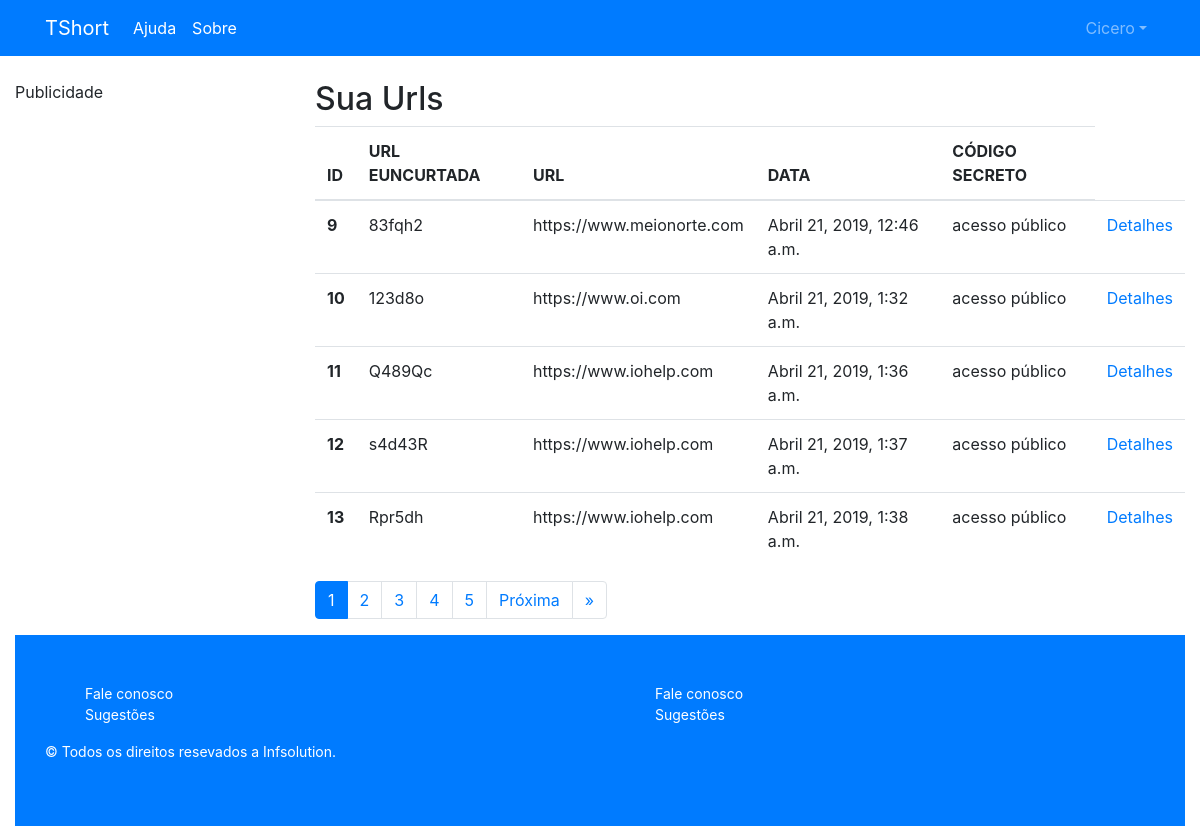
Page /report/ (signed in) on the committed database.
### app/models.py (models this page shows, shortened)
class Perfil(models.Model):
	name = models.CharField(max_length=255, default='')
	user = models.OneToOneField(User, related_name='user', on_delete=models.CASCADE)
	email_validated = models.BooleanField(default=False)
	created_at = models.DateField(auto_now_add=True)
	contatos = models.ManyToManyField('Perfil')

class Shortened(models.Model):
	perfil = models.ForeignKey(Perfil, related_name='shorteneds', on_delete=models.CASCADE, null=True)
	url = models.CharField(max_length=1024)
	url_shortened = models.CharField(max_length=256, null=True, unique=True)
	created_at = models.DateTimeField(auto_now_add=True)
	expiring_date = models.DateTimeField(auto_now_add=False, null=True)
	code = models.CharField(max_length=12, null=True, unique=True)
	private_code = models.CharField(max_length=12, null=True)
	preview = models.BooleanField(default=False)
	preview_message = models.TextField(null=True)

### app/views.py (the view)
# urls.py: path('report/', views.shotened_report, name='report'),
@login_required
def shotened_report(request):
	ITEMS_PER_PAGE = 5
	perfil_logado = get_perfil_logado(request)
	shorteneds = Shortened.objects.filter(perfil=perfil_logado)
	paginator = Paginator(shorteneds, ITEMS_PER_PAGE)
	page = request.GET.get('page',1)
	try:
		short_page = paginator.get_page(page)
	except InvalidPage:
		short_page = paginator.get_page(1)
	return render(request, 'app/report.html',{"shorteneds":short_page,"perfil_logado":perfil_logado})

### app/views.py (called while the page is built)
def get_perfil_logado(request):
	try:
		perfil = Perfil.objects.get(user=request.user)
	except Exception as e:
		return None
	return perfil

### app/templates/app/report.html (shortened to what this page needs)
{% extends 'app/base.html' %}
{% load i18n %}
{% block body %}
<h2>{% trans "Sua Urls" %}</h2>
<table class="table table-hover table-responsive">
	<thead>
		<tr>
			<th scope="col">{% trans "ID"%}</th>
			<th scope="col">{% trans "URL EUNCURTADA"%}</th>
			<th scope="col">{% trans "URL"%}</th>
			<th scope="col">{% trans "DATA"%}</th>
			<th scope="col">{% trans "CÓDIGO SECRETO"%}</th>
		</tr>
	</thead>
	<tbody>
		{% if shorteneds %}
			{% for shortened in  shorteneds%}
			<tr>
			<th scope="row">{{shortened.id}}</th>
			<td>{{ shortened.url_shortened }}</td>
			<td>{{shortened.url}}</td>
			<td>{{shortened.created_at}}</td>
			{% if shortened.private_code == None %}
			<td>{% trans "acesso público" %}</td>
			{% else %}
			<td>{{shortened.private_code}}</td>
			{% endif %}
			<td><a href="{% url 'detail' shortened.id %}">Detalhes</a></td>
			</tr>
			{% endfor %}
		{% endif %}
</tbody>
</table>
<nav aria-label="...">
	<ul class="pagination">
	  {% for page in  shorteneds.paginator.page_range %}
	  <li class="page-item active">
		{% if shorteneds.number == page %}
		<span class="page-link">{{shorteneds.number}}<span class="sr-only">(current)</span></span>
		{% else %}
		<li class="page-item">
		<a class="page-link" href="?page={{ page }}">{{ page }}</a>
		{% endif %}
	  </li>
	  {% endfor %}
		{% if shorteneds.has_next %}
	  <li class="page-item">
		<a class="page-link" href="?page={{ shorteneds.next_page_number }}">Próxima</a>
	  </li>
	  <li class="page-item">
		<a class="page-link" href="?page={{ shorteneds.paginator.num_pages }}"> &raquo;</a>
	  </li>
	  {% endif %}
	</ul>
</nav>
{% endblock %}

### app/templates/app/base.html (shortened to what this page needs)
<!DOCTYPE html>
<html>
{% load i18n %}
{% load static %}
<head>
	<link rel="stylesheet" href="{% static 'bootstrap/css/bootstrap.min.css' %}">
  <link rel="stylesheet" href="{% static 'fontawesome/css/fontawesome-all.min.css' %}">
</head>
<body style="margin-top: 5em;">
<div class="container-fluid">
	<header>
		<nav class="navbar navbar-expand-lg navbar-dark bg-primary fixed-top">
			<div class="container">
				<a class="navbar-brand" href="{% url 'index' %}">TShort</a>
				<div class="collapse navbar-collapse" id="navbarTogglerDemo01">
					<ul class="navbar-nav mr-auto mt-2 mt-lg-0">
						<li class="nav-item active">
							<a class="nav-link" href="{% url 'help' %}">Ajuda</a>
						</li>
						<li class="nav-item active">
							<a class="nav-link" href="{% url 'about' %}">Sobre</a>
						</li>
					</ul>
					<ul class="navbar-nav ml-auto mt-2 mt-lg-0">
						{% if perfil_logado.name %}
						<li class="nav-item dropdown">
							<a class="nav-link dropdown-toggle" data-toggle="dropdown" href="#" role="button" aria-haspopup="true" aria-expanded="false">{{ perfil_logado.name }}</a>
						</li>
						{% else %}
							<li class="nav-item active">
								<a class="nav-link" href="{% url 'login' %}">Login</a>
							</li>
						{% endif %}
					</ul>
				</div>
			</div>
		</nav>
	</header>
	<section class="row" >
	<nav class="col-md-3">
				Publicidade
		</nav>
	<article class="col-md-9">
		{% block body %}
		{% endblock %}
	</article>
	</section>
	<div class="row">
		<footer class="col-md-12">
			<div class="footer-main bg-primary py-5 small">
			 	<div class="container">
			 		<div class="row">
			 		<div class="col-md-6">
			 			<ul style="list-style: none">
			 				<li><a href="" class="text-white">{% trans "Fale conosco" %}</a></li>
			 				<li><a href="" class="text-white">{% trans "Sugestões" %}</a></li>
			 			</ul>
			 			<p class="text-white"> &copy; {% trans "Todos os direitos resevados a Infsolution." %}</p>
			 		</div>
			 		<div class="col-md-6">
			 			<ul style="list-style: none">
			 				<li><a href="" class="text-white">{% trans "Fale conosco" %}</a></li>
			 				<li><a href="" class="text-white">{% trans "Sugestões" %}</a></li>
			 			</ul>
			 		</div>
			 	</div>
				</div>
			</div>
		</footer>
	</div>
</div>
</body>
</html>
        {% get_current_language as LANGUAGE_CODE %}
        {% get_available_languages as LANGUAGES %}
        {% get_language_info_list for LANGUAGES as languages %}

### rows in the picture
Perfil: name "Cicero"
Shortened: id "9", url_shortened "83fqh2", url "https://www.meionorte.com", created_at "Abril 21, 2019, 12:46 a.m."
Shortened: id "10", url_shortened "123d8o", url "https://www.oi.com", created_at "Abril 21, 2019, 1:32 a.m."
Shortened: id "11", url_shortened "Q489Qc", url "https://www.iohelp.com", created_at "Abril 21, 2019, 1:36 a.m."
Shortened: id "12", url_shortened "s4d43R", url "https://www.iohelp.com", created_at "Abril 21, 2019, 1:37 a.m."
Shortened: id "13", url_shortened "Rpr5dh", url "https://www.iohelp.com", created_at "Abril 21, 2019, 1:38 a.m."

### other values in the picture
{{ shorteneds.number }} "1"
{{ page }} "2" "3" "4" "5"
